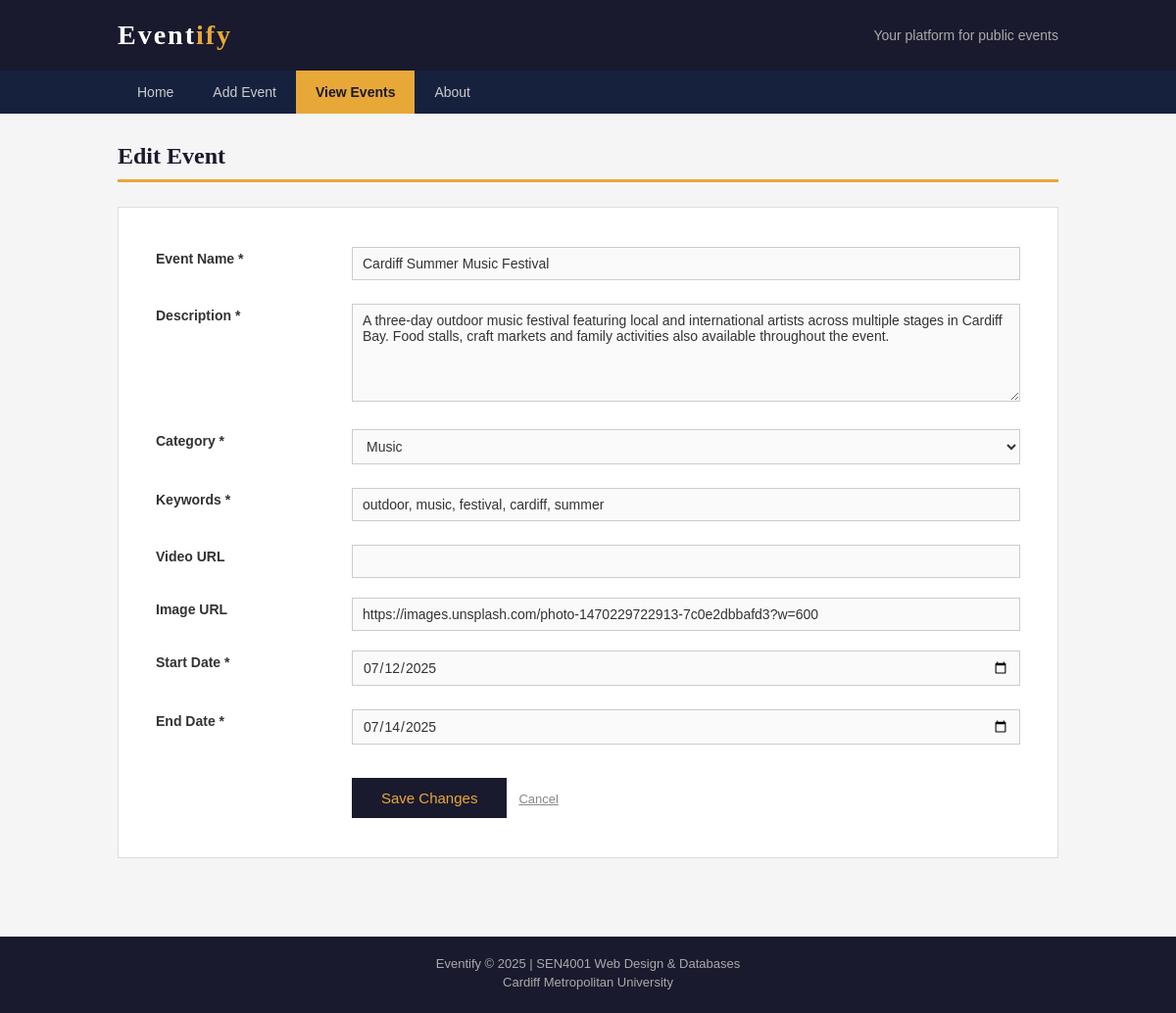
Screenshot of /edit-event.php?event_id=1 with the database file from the repository.
### tables this page shows
CREATE TABLE `event_details` (
  `event_id` int(11) NOT NULL,
  `user_id` int(11) NOT NULL,
  `event_name` varchar(100) NOT NULL,
  `event_description` varchar(500) DEFAULT NULL,
  `event_category` varchar(50) DEFAULT NULL,
  `keywords` varchar(100) DEFAULT NULL,
  `video_url` varchar(100) DEFAULT NULL,
  `image_url` varchar(100) DEFAULT NULL,
  `start_date` date DEFAULT NULL,
  `end_date` date DEFAULT NULL
);

### db.php (called while the page is built, shortened)
<?php
function e($value) {
    return htmlspecialchars((string) $value, ENT_QUOTES, "UTF-8");
}
function get_event($conn, $event_id) {
    $stmt = mysqli_prepare($conn, "SELECT * FROM event_details WHERE event_id = ?");
    mysqli_stmt_bind_param($stmt, "i", $event_id);
    mysqli_stmt_execute($stmt);
    $result = mysqli_stmt_get_result($stmt);
    $row = mysqli_fetch_assoc($result);
    return $row ?: null;
}

### edit-event.php (the view, shortened to what this page needs)
<!DOCTYPE html>
<html>
<head>
    <link rel="stylesheet" href="css/style.css">
</head>
<body>
    <header>
        <div class="container">
            <h1><span>Event</span>ify</h1>
            <p style="color:#aaaaaa; font-size:14px; font-family:Arial,sans-serif;">Your platform for public events</p>
        </div>
    </header>
    <nav>
        <ul>
            <li><a href="index.php">Home</a></li>
            <li><a href="add-event.php">Add Event</a></li>
            <li><a class="active" href="view-events.php">View Events</a></li>
            <li><a href="about.php">About</a></li>
        </ul>
    </nav>
    <main>
        <div class="container">
            <h2 class="page-title">Edit Event</h2>
            <?php
            require_once "db.php";
            $event_id = (int) ($_GET["event_id"] ?? 0);
            $err_event_name = "";
            $err_event_description = "";
            $err_event_category = "";
            $err_keywords = "";
            $err_start_date = "";
            $err_end_date = "";
            $conn = db_connect();
            if (!$conn) {
                echo "<div class='error-banner'>Database connection failed. Please try again later.</div>";
            } else {
                if ($_SERVER["REQUEST_METHOD"] == "POST") {
                    $event_name = trim($_POST["event_name"] ?? "");
                    $event_description = trim($_POST["event_description"] ?? "");
                    $event_category = trim($_POST["event_category"] ?? "");
                    $keywords = trim($_POST["keywords"] ?? "");
                    $video_url = trim($_POST["video_url"] ?? "");
                    $image_url = trim($_POST["image_url"] ?? "");
                    $start_date = trim($_POST["start_date"] ?? "");
                    $end_date = trim($_POST["end_date"] ?? "");
                    if (empty($event_name)) {
                        $err_event_name = "Event name is required.";
                    }
                    if (empty($event_description)) {
                        $err_event_description = "Event description is required.";
                    }
                    if (empty($event_category)) {
                        $err_event_category = "Please select a category.";
                    }
                    if (empty($keywords)) {
                        $err_keywords = "Please enter at least one keyword.";
                    }
                    if (empty($start_date)) {
                        $err_start_date = "Start date is required.";
                    }
                    if (empty($end_date)) {
                        $err_end_date = "End date is required.";
                    } elseif ($end_date < $start_date) {
                        $err_end_date = "End date cannot be before the start date.";
                    }
                    if ($err_event_name == "" && $err_event_description == "" && $err_event_category == "" && $err_keywords == "" && $err_start_date == "" && $err_end_date == "") {
                        $stmt = mysqli_prepare($conn, "UPDATE event_details SET event_name = ?, event_description = ?, event_category = ?, keywords = ?, video_url = ?, image_url = ?, start_date = ?, end_date = ? WHERE event_id = ?");
                        mysqli_stmt_bind_param($stmt, "ssssssssi", $event_name, $event_description, $event_category, $keywords, $video_url, $image_url, $start_date, $end_date, $event_id);
                        if (mysqli_stmt_execute($stmt)) {
                            header("Location: view-events.php");
                            exit();
                        } else {
                            echo "<div class='error-banner'>Error updating event. Please try again.</div>";
                        }
                    }
                } else {
                    $row = get_event($conn, $event_id);
                    $event_name = $row["event_name"];
                    $event_description = $row["event_description"];
                    $event_category = $row["event_category"];
                    $keywords = $row["keywords"];
                    $video_url = $row["video_url"];
                    $image_url = $row["image_url"];
                    $start_date = $row["start_date"];
                    $end_date = $row["end_date"];
                }
            }
            ?>
            <div class="form-section">
                <form method="POST" action="edit-event.php?event_id=<?php echo $event_id; ?>" onsubmit="return validateEventForm(this);" autocomplete="off">
                    <table>
                        <tr>
                            <td>Event Name *</td>
                            <td>
                                <input type="text" name="event_name" maxlength="100" value="<?php echo e($event_name); ?>">
                            </td>
                        </tr>
                        <tr>
                            <td>Description *</td>
                            <td>
                                <textarea name="event_description" maxlength="500"><?php echo e($event_description); ?></textarea>
                            </td>
                        </tr>
                        <tr>
                            <td>Category *</td>
                            <td>
                                <select name="event_category">
                                    <option value="Music" <?php if ($event_category == "Music") echo "selected"; ?>>Music</option>
                                </select>
                            </td>
                        </tr>
                        <tr>
                            <td>Keywords *</td>
                            <td>
                                <input type="text" name="keywords" maxlength="100" value="<?php echo e($keywords); ?>" placeholder="e.g. outdoor, free, family">
                            </td>
                        </tr>
                        <tr>
                            <td>Video URL</td>
                            <td>
                                <input type="text" name="video_url" maxlength="100" value="<?php echo e($video_url); ?>">
                            </td>
                        </tr>
                        <tr>
                            <td>Image URL</td>
                            <td>
                                <input type="text" name="image_url" maxlength="100" value="<?php echo e($image_url); ?>">
                            </td>
                        </tr>
                        <tr>
                            <td>Start Date *</td>
                            <td>
                                <input type="date" name="start_date" value="<?php echo e($start_date); ?>">
                            </td>
                        </tr>
                        <tr>
                            <td>End Date *</td>
                            <td>
                                <input type="date" name="end_date" value="<?php echo e($end_date); ?>">
                            </td>
                        </tr>
                        <tr>
                            <td></td>
                            <td>
                                <input type="submit" value="Save Changes">
                                <a href="view-events.php" style="font-family:Arial,sans-serif; font-size:13px; color:#888888;">Cancel</a>
                            </td>
                        </tr>
                    </table>
                </form>
            </div>
        </div>
    </main>
    <footer>
        <p>Eventify &copy; 2025 | SEN4001 Web Design &amp; Databases</p>
        <p>Cardiff Metropolitan University</p>
    </footer>
</body>
</html>

### css/style.css (style rules this page uses)
* { margin: 0; padding: 0; box-sizing: border-box; }
body { font-family: Georgia, serif; font-size: 16px; color: #333333; background-color: #f5f5f5; }
.container { width: 960px; margin: 0 auto; }
header { background-color: #1a1a2e; color: #ffffff; padding: 20px 0; }
header .container { display: flex; align-items: center; justify-content: space-between; }
header h1 { font-size: 28px; letter-spacing: 2px; color: #e8a838; }
header h1 span { color: #ffffff; }
nav { background-color: #16213e; padding: 0; }
nav ul { list-style: none; margin: 0; padding: 0; width: 960px; margin: 0 auto; overflow: hidden; }
nav ul li { float: left; }
nav ul li a { display: block; color: #cccccc; text-align: center; padding: 14px 20px; text-decoration: none; font-family: Arial, sans-serif; font-size: 14px; }
nav ul li a.active { background-color: #e8a838; color: #1a1a2e; font-weight: bold; }
main { padding: 30px 0; }
h2.page-title { font-size: 24px; color: #1a1a2e; border-bottom: 3px solid #e8a838; padding-bottom: 10px; margin-bottom: 25px; }
.form-section { background-color: #ffffff; border: 1px solid #dddddd; padding: 30px; margin-bottom: 20px; }
.form-section table { width: 100%; border-collapse: collapse; }
.form-section table tr td { padding: 10px 8px; vertical-align: top; }
.form-section table tr td:first-child { width: 200px; font-weight: bold; font-family: Arial, sans-serif; font-size: 14px; color: #333333; padding-top: 14px; }
.form-section input[type="text"], .form-section input[type="date"], .form-section input[type="url"], .form-section textarea, .form-section select { width: 100%; padding: 8px 10px; border: 1px solid #cccccc; font-size: 14px; font-family: Arial, sans-serif; color: #333333; background-color: #fafafa; }
.form-section textarea { height: 100px; resize: vertical; }
.form-section input[type="submit"] { background-color: #1a1a2e; color: #e8a838; border: none; padding: 12px 30px; font-size: 15px; font-family: Arial, sans-serif; cursor: pointer; margin-top: 10px; }
footer { background-color: #1a1a2e; color: #aaaaaa; padding: 20px 0; text-align: center; font-family: Arial, sans-serif; font-size: 13px; margin-top: 30px; }
footer p { margin-bottom: 4px; }

### rows the page displays
event_details: event_name "Cardiff Summer Music Festival", event_description "A three-day outdoor music festival featuring local and international artists across multiple stages in Cardiff Bay. Food stalls, craft markets and family activities also available throughout the event.", event_category "Music", keywords "outdoor, music, festival, cardiff, summer", image_url "https://images.unsplash.com/photo-1470229722913-7c0e2dbbafd3?w=600", start_date "07/12/2025", end_date "07/14/2025"
